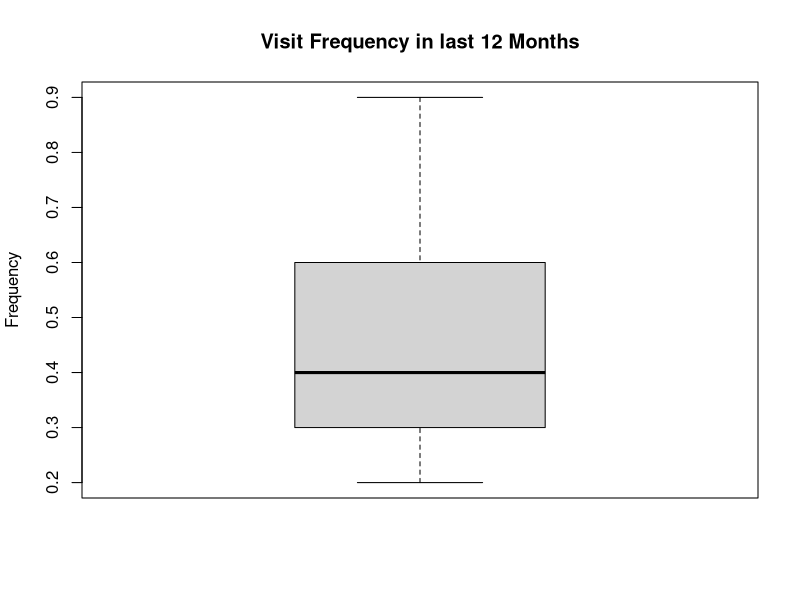
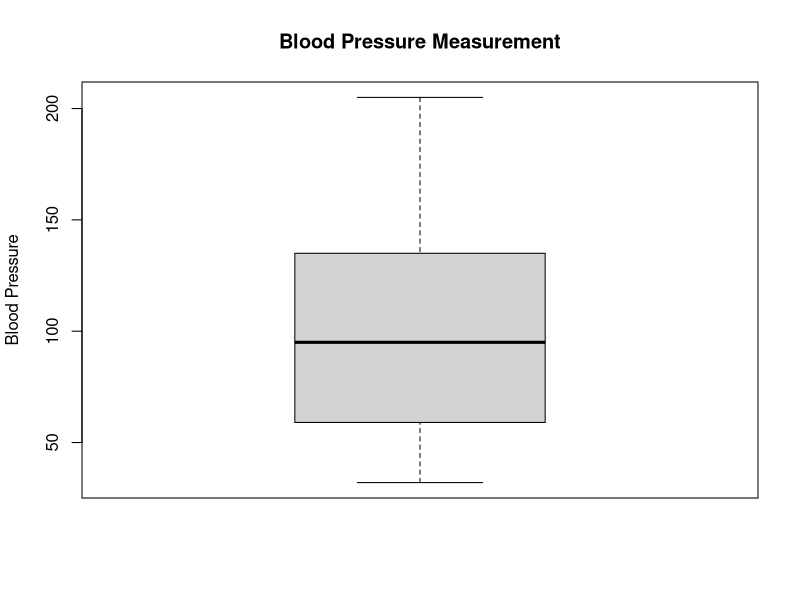
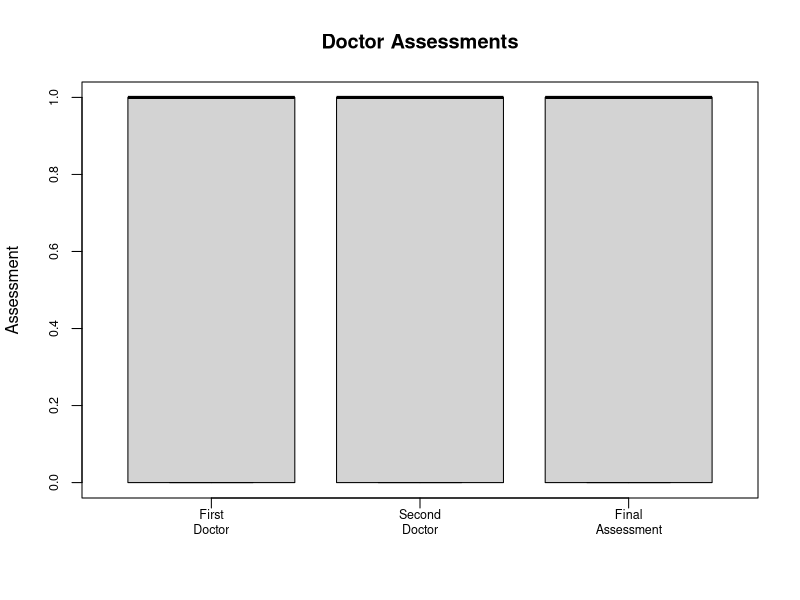
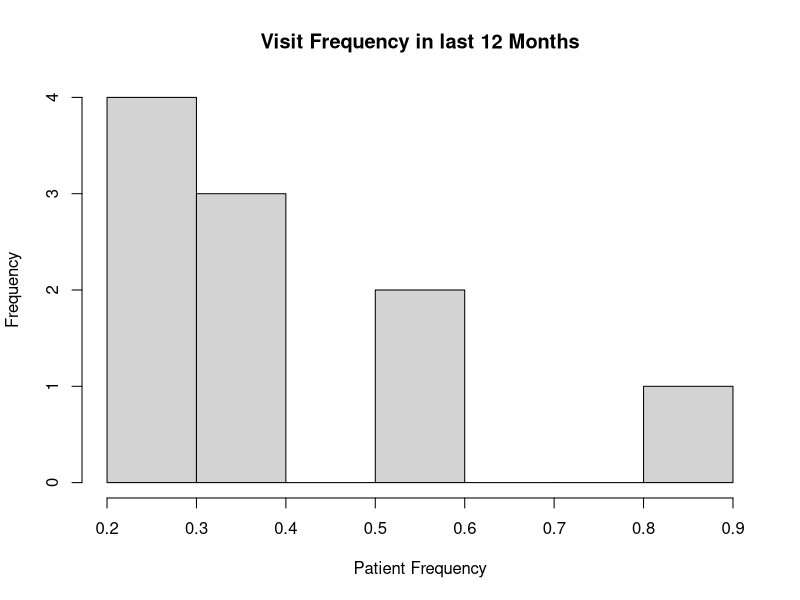
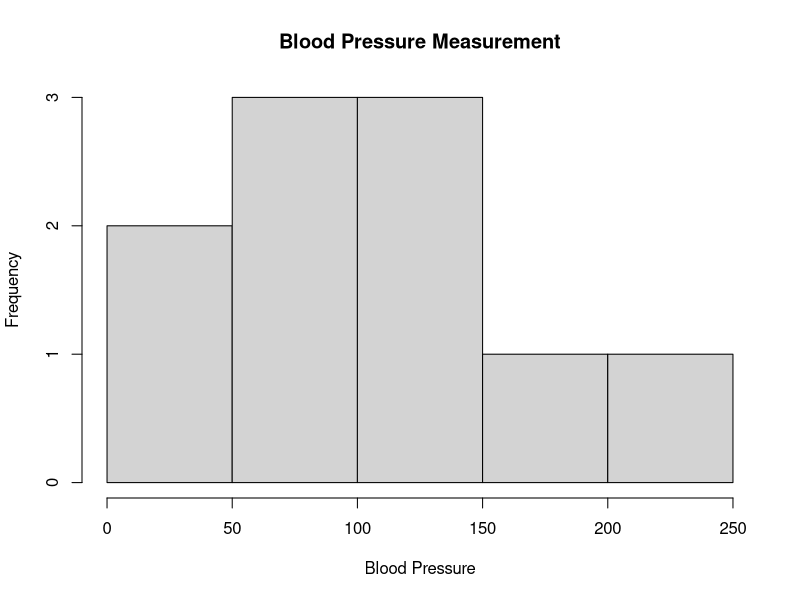
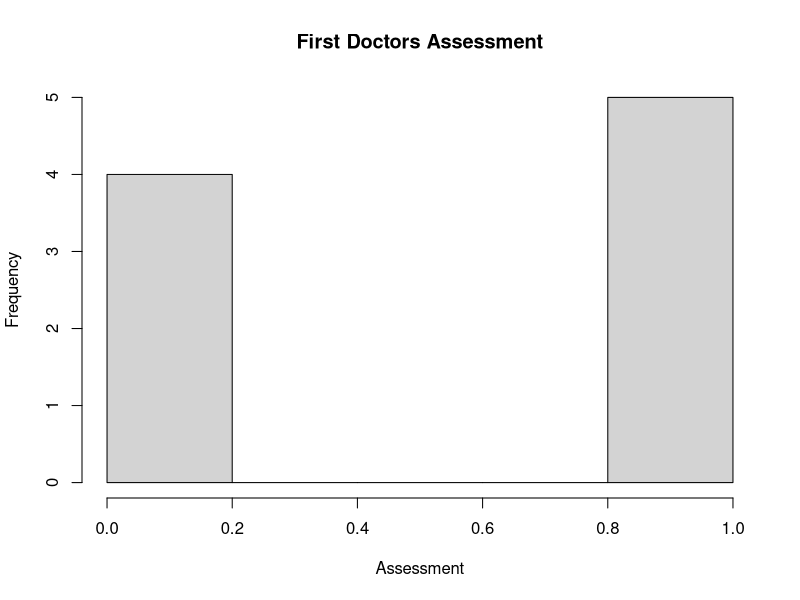
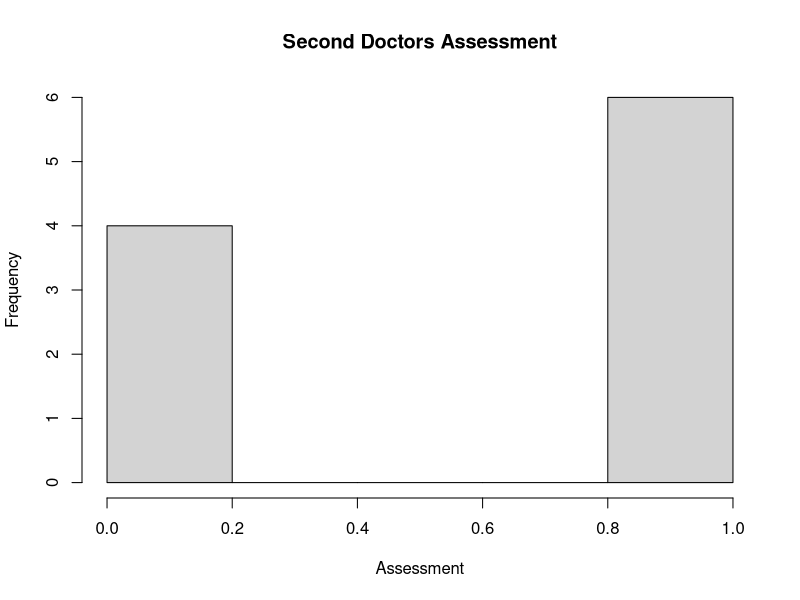
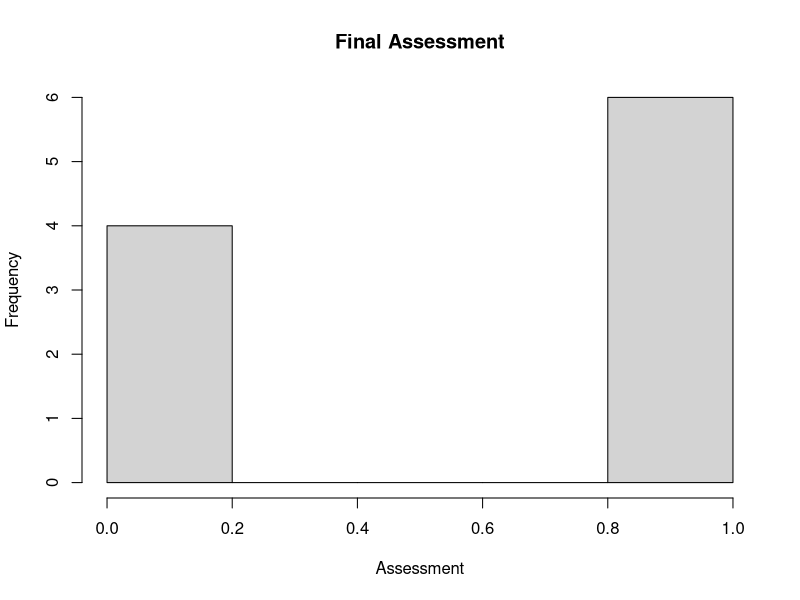

The R script that drew these images, in order:
frequency <- c(0.6, 0.3, 0.4, 0.4, 0.2, 0.6, 0.3, 0.4, 0.9, 0.2)
bloodp <- c(103, 87, 32, 42, 59, 109, 78, 205, 135, 176)
first <- c(1, 1, 1, 1, 0, 0, 0, 0, NA, 1)
second <- c(0, 0, 1, 1, 0, 0, 1, 1, 1, 1)
finaldecision <- c(0, 1, 0, 1, 0, 1, 0, 1, 1, 1)
boxplot(frequency, ylab='Frequency', main='Visit Frequency in last 12 Months')
boxplot(bloodp, ylab='Blood Pressure', main='Blood Pressure Measurement')
boxplot(first, second, finaldecision, names=c('First\nDoctor', 'Second\nDoctor', 'Final\nAssessment'), ylab='Assessment', main='Doctor Assessments', digits.d=2, cex.axis=.75)
hist(frequency, xlab = 'Patient Frequency', main='Visit Frequency in last 12 Months')
hist(bloodp, xlab = 'Blood Pressure', main='Blood Pressure Measurement')
hist(first, xlab = 'Assessment', main = 'First Doctors Assessment')
hist(second, xlab = 'Assessment', main = 'Second Doctors Assessment')
hist(finaldecision, xlab = 'Assessment', main = 'Final Assessment')